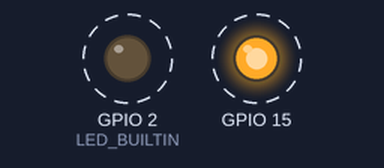
Simulated run of this sketch. Board: ESP8266 (NodeMCU). Parts: output pins drawn as LEDs (lit = HIGH, except the on-board LED, lit = LOW). Dashed ring = blinking. What the sketch prints to the serial monitor is not drawn.

Above: at 0.15 s.
Timing chart, 0 to 3.0 s (numbered marks = the images above):
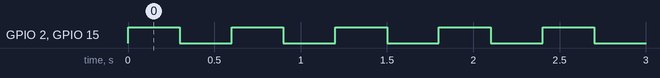

Measured:
- by itself, GPIO 2 (LED_BUILTIN), GPIO 15: alternates HIGH for 0.30 s and LOW for 0.30 s

The sketch:

Blank.ino
```cpp
#include <Arduino.h>

#ifdef __AVR__
  #define LED_BUILTIN 13
#elif defined(ESP32)
  #define LED_BUILTIN 2
#elif defined(ESP8266)
  #define LED_BUILTIN 2
#endif

/**
 * Blank sketch to reset MCU
 */

void setup() {
  // put your setup code here, to run once:
  Serial.begin(115200);
  Serial.println(F("Device is operational"));
  pinMode(LED_BUILTIN, OUTPUT);
  pinMode(15, OUTPUT);
}

void loop() {
  // put your main code here, to run repeatedly:
  Serial.println(F("Device is operational"));
  digitalWrite(LED_BUILTIN, HIGH);
  digitalWrite(15, HIGH);
  delay(300);
  digitalWrite(LED_BUILTIN, LOW);
  digitalWrite(15, LOW);
  delay(300);
}
```
